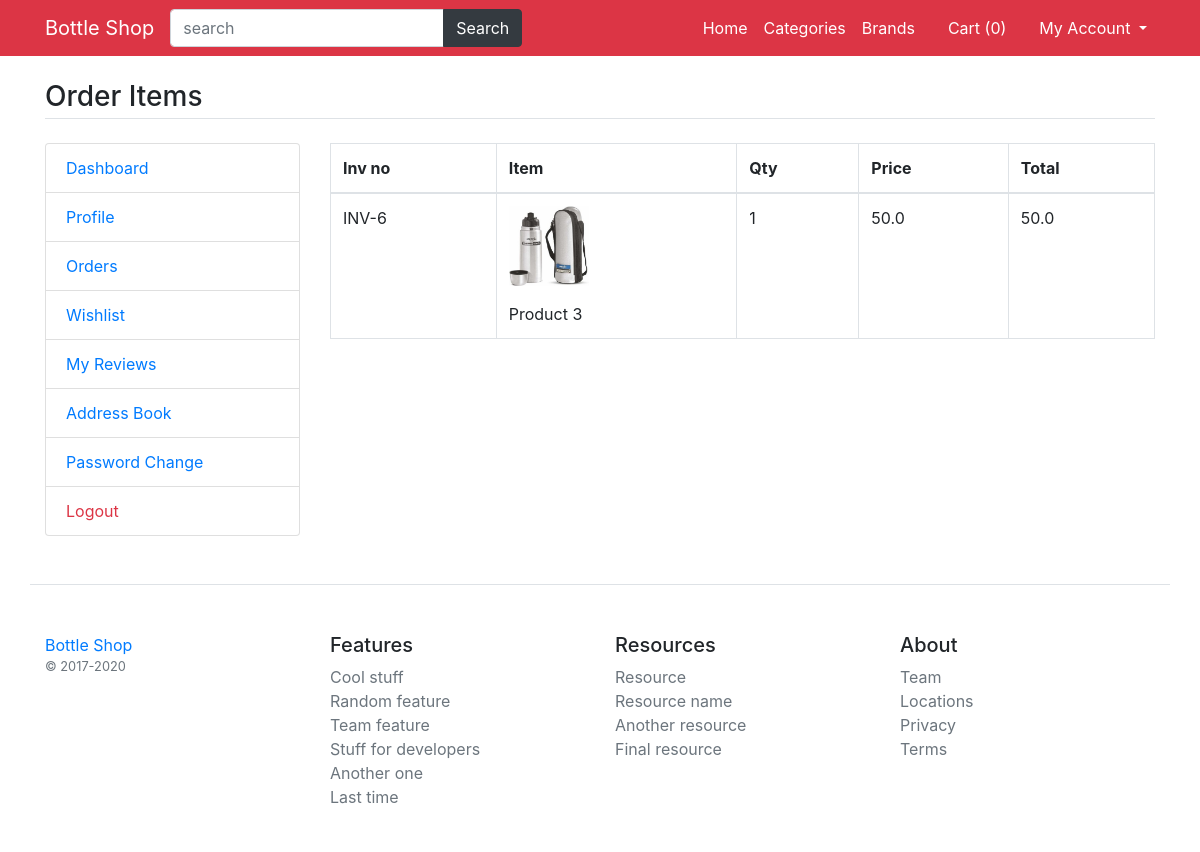
Page /my-orders-items/6 on the committed database.
### main/models.py (models this page shows, shortened)
class CartOrderItems(models.Model):
    order=models.ForeignKey(CartOrder,on_delete=models.CASCADE)
    invoice_no=models.CharField(max_length=150)
    item=models.CharField(max_length=150)
    image=models.CharField(max_length=200)
    qty=models.IntegerField()
    price=models.FloatField()
    total=models.FloatField()
    class Meta:
        verbose_name_plural='9. Order Items'

### main/views.py (the view)
# urls.py: path('my-orders-items/<int:id>',views.my_order_items, name='my_order_items'),
def my_order_items(request,id):
	order=CartOrder.objects.get(pk=id)
	orderitems=CartOrderItems.objects.filter(order=order).order_by('-id')
	return render(request, 'user/order-items.html',{'orderitems':orderitems})

### main/template_context.py (called while the page is built)
def get_filters(request):
	cats=Product.objects.distinct().values('category__title','category__id')
	brands=Product.objects.distinct().values('brand__title','brand__id')
	colors=ProductAttribute.objects.distinct().values('color__title','color__id','color__color_code')
	sizes=ProductAttribute.objects.distinct().values('size__title','size__id')
	minMaxPrice=ProductAttribute.objects.aggregate(Min('price'),Max('price'))
	data={
		'cats':cats,
		'brands':brands,
		'colors':colors,
		'sizes':sizes,
		'minMaxPrice':minMaxPrice,
	}
	return data

### templates/user/order-items.html
{% extends 'base.html' %}
{% load static %}
{% block content %}
<main class="container my-4">
	<h3 class="my-4 border-bottom pb-1">Order Items</h3>
	<div class="row">
		<div class="col-md-3">
			{% include 'user/user-sidebar.html' %}
		</div>
		<div class="col-md-9">
			<div class="table-responsive">
				<table class="table-bordered table">
					<thead>
						<tr>
							<th>Inv no</th>
							<th>Item</th>
							<th>Qty</th>
							<th>Price</th>
							<th>Total</th>
						</tr>
					</thead>
					<tbody>
						{% for item in orderitems %}
						<tr>
							<td>{{item.invoice_no}}</td>
							<td>
								<p><img src="/media/{{item.image}}" width="80" /></p>
								{{item.item}}
							</td>
							<td>{{item.qty}}</td>
							<td>{{item.price}}</td>
							<td>{{item.total}}</td>
						</tr>
						{% endfor %}
					</tbody>
				</table>
			</div>
		</div>
	</div>
</main>
{% endblock %}

### rows in the picture
CartOrderItems: invoice_no "INV-6", image (picture), item "Product 3", qty "1", price "50.0", total "50.0"

### other values in the picture
{{ request.session.cartdata|length }} "0"
